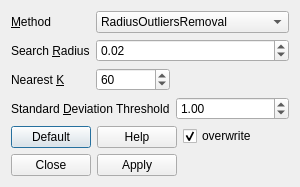
<?xml version="1.0" encoding="UTF-8"?>
<ui version="4.0">
 <class>OutliersRemovalDialog</class>
 <widget class="QDialog" name="OutliersRemovalDialog">
  <property name="geometry">
   <rect>
    <x>0</x>
    <y>0</y>
    <width>300</width>
    <height>178</height>
   </rect>
  </property>
  <property name="windowTitle">
   <string>Outliers Removal Dialog</string>
  </property>
  <property name="windowIcon">
   <iconset resource="../res/Registar.qrc">
    <normaloff>:/images/bunny.png</normaloff>:/images/bunny.png</iconset>
  </property>
  <layout class="QVBoxLayout" name="verticalLayout_2">
   <item>
    <layout class="QGridLayout" name="gridLayout_2">
     <item row="0" column="0">
      <widget class="QLabel" name="label_4">
       <property name="text">
        <string>&amp;Method</string>
       </property>
       <property name="buddy">
        <cstring>methodComboBox</cstring>
       </property>
      </widget>
     </item>
     <item row="0" column="1" colspan="2">
      <widget class="QComboBox" name="methodComboBox">
       <item>
        <property name="text">
         <string>RadiusOutliersRemoval</string>
        </property>
       </item>
       <item>
        <property name="text">
         <string>StatisticalOutliersRemoval</string>
        </property>
       </item>
      </widget>
     </item>
     <item row="1" column="0">
      <widget class="QLabel" name="label_3">
       <property name="text">
        <string>Search &amp;Radius</string>
       </property>
       <property name="buddy">
        <cstring>radiusDoubleSpinBox</cstring>
       </property>
      </widget>
     </item>
     <item row="1" column="1" colspan="2">
      <widget class="QDoubleSpinBox" name="radiusDoubleSpinBox">
       <property name="value">
        <double>0.020000000000000</double>
       </property>
      </widget>
     </item>
     <item row="2" column="0">
      <widget class="QLabel" name="label">
       <property name="text">
        <string>Nearest &amp;K</string>
       </property>
       <property name="buddy">
        <cstring>nearestKSpinBox</cstring>
       </property>
      </widget>
     </item>
     <item row="2" column="1">
      <widget class="QSpinBox" name="nearestKSpinBox">
       <property name="maximum">
        <number>9999</number>
       </property>
       <property name="value">
        <number>60</number>
       </property>
      </widget>
     </item>
     <item row="3" column="0" colspan="2">
      <widget class="QLabel" name="label_2">
       <property name="text">
        <string>Standard &amp;Deviation Threshold</string>
       </property>
       <property name="buddy">
        <cstring>deviationDoubleSpinBox</cstring>
       </property>
      </widget>
     </item>
     <item row="3" column="2">
      <widget class="QDoubleSpinBox" name="deviationDoubleSpinBox">
       <property name="value">
        <double>1.000000000000000</double>
       </property>
      </widget>
     </item>
     <item row="2" column="2">
      <spacer name="horizontalSpacer">
       <property name="orientation">
        <enum>Qt::Horizontal</enum>
       </property>
       <property name="sizeHint" stdset="0">
        <size>
         <width>40</width>
         <height>20</height>
        </size>
       </property>
      </spacer>
     </item>
    </layout>
   </item>
   <item>
    <layout class="QHBoxLayout" name="horizontalLayout">
     <item>
      <layout class="QGridLayout" name="gridLayout">
       <item row="0" column="0">
        <widget class="QPushButton" name="defaultButton">
         <property name="text">
          <string>Default</string>
         </property>
        </widget>
       </item>
       <item row="0" column="1">
        <widget class="QPushButton" name="helpButton">
         <property name="text">
          <string>Help</string>
         </property>
        </widget>
       </item>
       <item row="1" column="0">
        <widget class="QPushButton" name="closeButton">
         <property name="text">
          <string>Close</string>
         </property>
        </widget>
       </item>
       <item row="1" column="1">
        <widget class="QPushButton" name="applyButton">
         <property name="text">
          <string>Apply</string>
         </property>
        </widget>
       </item>
      </layout>
     </item>
     <item>
      <layout class="QVBoxLayout" name="verticalLayout">
       <item>
        <widget class="QCheckBox" name="overwriteCheckBox">
         <property name="text">
          <string>overwrite</string>
         </property>
         <property name="checked">
          <bool>true</bool>
         </property>
        </widget>
       </item>
       <item>
        <spacer name="verticalSpacer">
         <property name="orientation">
          <enum>Qt::Vertical</enum>
         </property>
         <property name="sizeHint" stdset="0">
          <size>
           <width>20</width>
           <height>40</height>
          </size>
         </property>
        </spacer>
       </item>
      </layout>
     </item>
    </layout>
   </item>
  </layout>
 </widget>
 <resources>
  <include location="../res/Registar.qrc"/>
 </resources>
 <connections>
  <connection>
   <sender>closeButton</sender>
   <signal>clicked()</signal>
   <receiver>OutliersRemovalDialog</receiver>
   <slot>close()</slot>
   <hints>
    <hint type="sourcelabel">
     <x>65</x>
     <y>147</y>
    </hint>
    <hint type="destinationlabel">
     <x>127</x>
     <y>81</y>
    </hint>
   </hints>
  </connection>
 </connections>
</ui>
